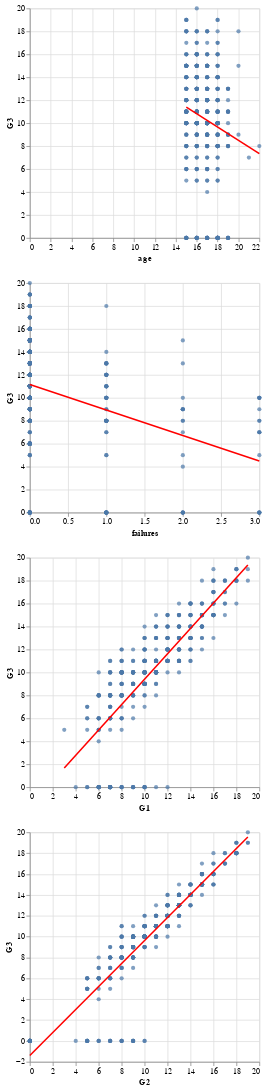

The notebook cell saved with this chart:
### Code cell
import pandas as pd
import matplotlib.pyplot as plt
import altair as alt
import numpy as np
from pygments.lexer import include
from sklearn.model_selection import train_test_split
from sklearn.linear_model import LinearRegression

# Load and process data
columns = ['school', 'sex', 'age', 'address', 'famsize', 'Pstatus', 'Medu', 'Fedu', 'Mjob', 'Fjob', 'reason', 'guardian', 'traveltime',
           'studytime', 'failures', 'schoolsup', 'famsup', 'paid', 'activities', 'nursery', 'higher', 'internet', 'romantic', 'famrel',
           'freetime', 'goout', 'Dalc', 'Walc', 'health', 'absences', 'G1', 'G2', 'G3']
mat_data = pd.read_csv('/Users/lexjiang/Downloads/datasets/student-mat.csv', sep=';', names=columns, header=0)
por_data = pd.read_csv('/Users/lexjiang/Downloads/datasets/student-por.csv', sep=';', names=columns, header=0)

# Convert grades to numeric
for df in [mat_data, por_data]:
    df['G3'] = pd.to_numeric(df['G3'], errors='coerce')

# Validate numeric conversions
mat_data['G3'] = mat_data['G3'].fillna(0).astype(int)
por_data['G3'] = por_data['G3'].fillna(0).astype(int)

# Plot histograms for G1, G2, G3, and studytime for both datasets
for col in ['G1', 'G2', 'G3', 'studytime']:
    for data, subject in [(mat_data, 'math'), (por_data, 'portuguese')]:
        plt.hist(data[col], bins=10, edgecolor='black')
        plt.title(f'{col} scores - {subject}')
        plt.xlabel(f'{col}')
        plt.ylabel('Frequency')
        plt.show()

# Altair scatter plots with regression for math dataset
scatter_plots = [
    ('age', 'G3'),
    ('failures', 'G3'),
    ('G1', 'G3'),
    ('G2', 'G3')
]

charts = []
for x, y in scatter_plots:
    chart = alt.Chart(mat_data).mark_circle().encode(x=f'{x}:Q', y=f'{y}:Q')
    chart = chart + chart.transform_regression(x, y).mark_line(color='red')
    charts.append(chart)

charts_display = charts[0] & charts[1] & charts[2] & charts[3]
charts_display

### Figure 1 — Vega-Lite specification as saved in the notebook (floating-point values rounded to 4 significant figures; data arrays with more than 128 entries replaced by an {"elided": "..."} marker saying what was removed)
{"config": {"view": {"continuousWidth": 300, "continuousHeight": 300}}, "vconcat": [{"layer": [{"mark": {"type": "circle"}, "encoding": {"x": {"field": "age", "type": "quantitative"}, "y": {"field": "G3", "type": "quantitative"}}}, {"mark": {"type": "line", "color": "red"}, "encoding": {"x": {"field": "age", "type": "quantitative"}, "y": {"field": "G3", "type": "quantitative"}}, "transform": [{"on": "age", "regression": "G3"}]}]}, {"layer": [{"mark": {"type": "circle"}, "encoding": {"x": {"field": "failures", "type": "quantitative"}, "y": {"field": "G3", "type": "quantitative"}}}, {"mark": {"type": "line", "color": "red"}, "encoding": {"x": {"field": "failures", "type": "quantitative"}, "y": {"field": "G3", "type": "quantitative"}}, "transform": [{"on": "failures", "regression": "G3"}]}]}, {"layer": [{"mark": {"type": "circle"}, "encoding": {"x": {"field": "G1", "type": "quantitative"}, "y": {"field": "G3", "type": "quantitative"}}}, {"mark": {"type": "line", "color": "red"}, "encoding": {"x": {"field": "G1", "type": "quantitative"}, "y": {"field": "G3", "type": "quantitative"}}, "transform": [{"on": "G1", "regression": "G3"}]}]}, {"layer": [{"mark": {"type": "circle"}, "encoding": {"x": {"field": "G2", "type": "quantitative"}, "y": {"field": "G3", "type": "quantitative"}}}, {"mark": {"type": "line", "color": "red"}, "encoding": {"x": {"field": "G2", "type": "quantitative"}, "y": {"field": "G3", "type": "quantitative"}}, "transform": [{"on": "G2", "regression": "G3"}]}]}], "data": {"name": "data-51668467ca45faa2c40bcd217146256b"}, "$schema": "https://vega.github.io/schema/vega-lite/v5.20.1.json", "datasets": {"data-51668467ca45faa2c40bcd217146256b": {"elided": "395 records"}}}
